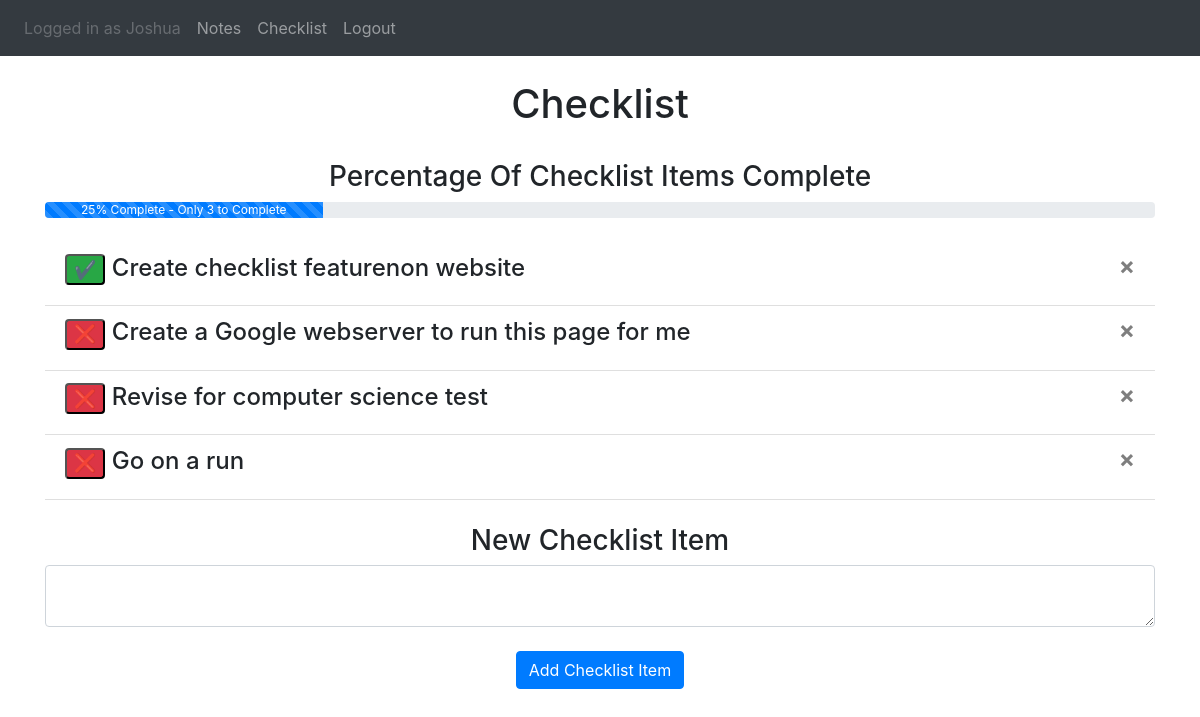
The app's page /CheckList (signed in) with its own data.
### website/models.py (models this page shows)
class User(db.Model, UserMixin):
    id = db.Column(db.Integer, primary_key=True)
    email = db.Column(db.String(150), unique=True)
    password = db.Column(db.String(150))
    first_name = db.Column(db.String(150))
    notes = db.relationship('Note')
    checklistItems = db.relationship('CheckItem')

class CheckItem(db.Model):
    id = db.Column(db.Integer, primary_key=True)
    data = db.Column(db.String(10000))
    date = db.Column(db.DateTime(timezone=True), default=func.now())
    done = db.Column(db.Boolean, default=False)
    userId = db.Column(db.Integer, db.ForeignKey('user.id'))

### website/views.py (the view, shortened to what this page needs)
@views.route('/CheckList', methods = ['GET', 'POST'])
@login_required
def checkListHome():
    activities = len(current_user.checklistItems)
    done = 0
    percentDone = 0
    if activities > 0:
        for item in current_user.checklistItems:
            if item.done:
                done += 1
        percentDone = round((done/activities) * 100)
    return render_template("checkList.html", user=current_user, perdone=percentDone, todo=(int(activities-done)))

### website/__init__.py (called while the page is built)
def create_app():
    app = Flask(__name__)
    app.config['SECRET_KEY'] = 'uiashdiusai278y7dwaad8o7adadoy2ads37asdasddad893dsadas24asdas'
    app.config['SQLALCHEMY_DATABASE_URI'] = f'sqlite:///{DB_NAME}'
    db.init_app(app)
    from .views import views
    from .auth import auth
    app.register_blueprint(views, url_prefix='/')
    app.register_blueprint(auth, url_prefix='/')
    from .models import User, Note, CheckItem
    create_database(app)
    login_manager = LoginManager()
    login_manager.login_view = 'auth.login'
    login_manager.init_app(app)
    @login_manager.user_loader
    def load_user(id):
        return User.query.get(int(id))
    return app

### website/templates/checkList.html (shortened to what this page needs)
{%extends "base.html" %} {% block title %} CheckList {% endblock %} {%block
content%}
<br />
<h1 align="center">Checklist</h1>
<br />
<h3 align="center">Percentage Of Checklist Items Complete</h3>
<div class="progress">
  {% if todo != 0 %}
  <div
    class="progress-bar progress-bar-striped"
    role="progressbar"
    aria-valuenow="{{perdone}}"
    aria-valuemin="0"
    aria-valuemax="100"
    style="width: {{perdone}}%;
    animation: progress-bar-stripes 2s linear infinite;
      animation-duration: 2s;
      animation-timing-function: linear;
      animation-delay: 0s;
      animation-iteration-count: infinite;
      animation-direction: normal;
      animation-fill-mode: none;
      animation-play-state: running;
      animation-name: progress-bar-stripes;"
  >
    {{perdone}}% Complete {% if todo != 0 %} - Only {{todo}} to Complete {%
    endif %}
  </div>
  {% endif %}
</div>
<br />
<ul class="list-group list-group-flush" id="item">
  {% for item in user.checklistItems %}
  <li class="list-group-item">
    <h4>
      {% if item.done %}
      <button
        type="button"
        class="badge badge-success"
        onClick="changeCheckItemState({{ item.id }})"
      >
        <span aria-hidden="true">✔</span>
      </button>
      {% else %}
      <button
        type="button"
        class="badge badge-danger"
        onClick="changeCheckItemState({{ item.id }})"
      >
        <span aria-hidden="true">❌</span>
      </button>
      {% endif %} {{item.data}}
      <button
        type="button"
        class="close"
        onClick="deleteCheckItem({{ item.id }})"
      >
        <span aria-hidden="true">&times;</span>
      </button>
    </h4>
  </li>
  {% endfor %}
</ul>
<form method="POST">
  <br />
  <h3 align="center">New Checklist Item</h3>
  <textarea name="item" id="item" class="form-control"></textarea>
  <br />
  <div align="center">
    <button type="submit" class="btn btn-primary">Add Checklist Item</button>
  </div>
</form>
<br />
{%endblock%}

### website/templates/base.html (shortened to what this page needs)
<!DOCTYPE html>
<html>
  <head>
    <link
      rel="stylesheet"
      href="https://stackpath.bootstrapcdn.com/bootstrap/4.4.1/css/bootstrap.min.css"
    />
    <link
      rel="stylesheet"
      href="https://stackpath.bootstrapcdn.com/font-awesome/4.7.0/css/font-awesome.min.css"
    />
  </head>
  <body>
    <nav class="navbar navbar-expand-lg navbar-dark bg-dark">
      <div class="collapse navbar-collapse" id="navbar">
        <div class="navbar-nav">
          {% if user.is_authenticated %}
          <p1 class="nav-item nav-link disabled" stlye="color:white;">
            {{ ' Logged in as ' + user.first_name }}
          </p1>
          <br />
          <a class="nav-item nav-link" id="Home" href="/">Notes</a>
          <a class="nav-item nav-link" id="CheckList" href="/CheckList"
            >Checklist</a
          >
          <a class="nav-item nav-link" id="logout" href="/logout">Logout</a>
          {% else %}
          <a class="nav-item nav-link" id="login" href="/login">Login</a>
          <a class="nav-item nav-link" id="singup" href="/sign-up">Sign Up</a>
          {% endif %}
        </div>
      </div>
    </nav>
    <div class="container">{% block content%} {% endblock %}</div>
  </body>
</html>

### records on screen
User: first_name "Logged in as Joshua"
CheckItem: data "Create checklist featurenon website"
CheckItem: data "Create a Google webserver to run this page for me"
CheckItem: data "Revise for computer science test"
CheckItem: data "Go on a run"

### other values on screen
{{ perdone }} "25"
{{ todo }} "3"
